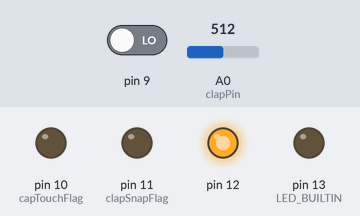
A sketch run on a simulated Arduino Uno, built with avr-gcc and run on an emulated ATmega328P. On the bench: output pins drawn as LEDs (lit = HIGH). The test bench sets the inputs (shaded band); at power-on: pin 9 LOW, A0 (clapPin) = 512.

Above: at 1.2 s.
1.3 s: pin 9 driven HIGH
At 1.4 s:
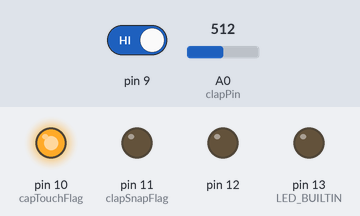
At 2.1 s:
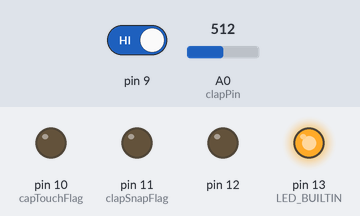
4.0 s: pin 9 driven LOW
At 5.0 s:
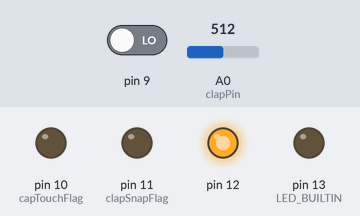
Timing chart, 0 to 7.0 s (numbered marks = the images above; inputs shaded):
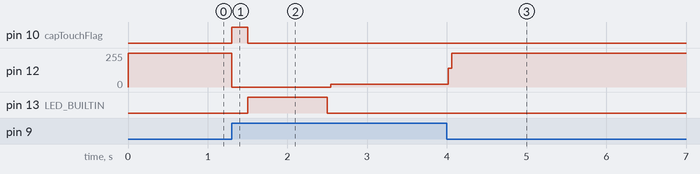

The sketch:

sensors.ino
```cpp
int input = 9; //pin 2 used for input. Connect cap touch sensor to input pin
int output = 12; //pin 4 used for output

int clapPin = A0;

unsigned long time_lastTouched;
unsigned long time_lastClapped;

int clapSnapFlag = 11;
int capTouchFlag = 10;

bool touched;
bool clapped;
bool was_clapped;
bool clap_out;
bool touch_toggle, clap_toggle;
bool longNoise;

typedef struct Sensor{
  int input;
  int output;
};

Sensor createSensor(int in, int out){
  Sensor s = {in,out};
  pinMode(in,INPUT);
  pinMode(out,OUTPUT);
  return s;
}

unsigned long measureTime(Sensor* s){

  unsigned long start_time = micros();

  digitalWrite(s->output,HIGH);

  while(digitalRead(s->input) == 0){
    //do nothing
  }
  unsigned long measured_time = micros() - start_time;

  digitalWrite(s->output,LOW);
  digitalWrite(s->input,LOW);

  return measured_time;

}

void showClap(){
  digitalWrite(13,HIGH);
  delay(250);
  digitalWrite(13,LOW);
  delay(250);
  digitalWrite(13,HIGH);
  delay(250);
  digitalWrite(13,LOW);
}

void showTouch(){
  digitalWrite(13,HIGH);
  delay(1000);
  digitalWrite(13,LOW);
}

void setup() {
  // Serial.begin(9600);
  pinMode(clapSnapFlag,OUTPUT);
  pinMode(capTouchFlag,OUTPUT);
  pinMode(LED_BUILTIN,OUTPUT);
  touch_toggle = false;
  touched = false;
  clapped = false;
  was_clapped = false;
  clap_toggle = false;
  clap_out = false;
  longNoise = false;
}

Sensor s = createSensor(input,output);

void loop() {
  // touch stuff
  long dc_time = measureTime(&s);
  // Serial.println(dc_time);
  if (touched){
    // if has been touched, only let another touch register after 2s
    if (millis()-time_lastTouched>2000){
      touched = false;
      }
  } else {
// if hasn't been touched yet
    if (dc_time>40){
      touched = true;
      time_lastTouched = millis();
      // touch_toggle = !touch_toggle;
      digitalWrite(capTouchFlag,HIGH);
      delay(200);
      digitalWrite(capTouchFlag,LOW);
      showTouch();
    }
  }
  // clap stuff
  float threshold = 3.75;
  float clapValue = analogRead(A0) * (5.0/1023.0);
  // Serial.println(clapValue);
  bool validClap = false;
  if (clapValue>threshold){
    validClap = true;
    delay(100);
    unsigned long startScan = millis();
    while (millis()-startScan<100){
      clapValue = analogRead(A0) * (5.0/1023.0);
      if (clapValue>threshold){
        validClap = false;
        longNoise = true;
        startScan = millis();
      }
    }
  }
  if (validClap){
    digitalWrite(clapSnapFlag,HIGH);
    delay(200);
    digitalWrite(clapSnapFlag,LOW);
    showClap();
    // clap_out = !clap_out;
    // digitalWrite(11, clap_out);
    validClap = false;
  }
}
```

Measured:
- after the input at 1.3 s, pin 10 (capTouchFlag): LOW → HIGH at once, → LOW 0.20 s later; pin 12: 255/255 → 0/255 at once, → 19/255 1.2 s later; pin 13 (LED_BUILTIN): LOW → HIGH after 0.20 s, → LOW 1.0 s later
- after the input at 4.0 s, pin 12: 19/255 → 255/255 at once
